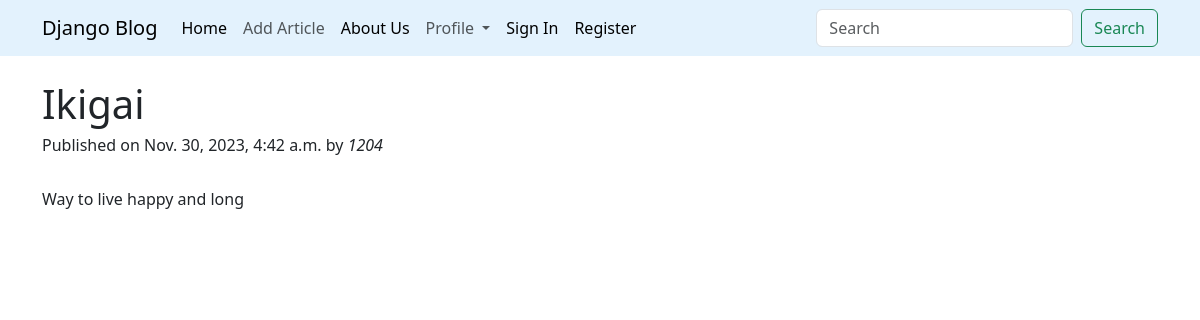
Page /articles/articles/ikigai/ on the committed database.
### articles/models.py (models this page shows, shortened)
class Article(models.Model):
    title = models.CharField(max_length=200)
    description = models.TextField()
    slug = models.SlugField(max_length=100, unique=True)
    published = models.DateTimeField(auto_now_add=True)
    author = models.ForeignKey(User, on_delete=models.CASCADE)

### articles/views.py (the view)
# urls.py: path('articles/<slug:slug>/', article_details, name='article_details'),
def article_details(request, slug):
    article = get_object_or_404(Article, slug=slug)
    return render(request, 'article_details.html', {'article': article})

### articles/templates/article_details.html (shortened to what this page needs)
{% extends 'base.html' %}
{% block body %}
<div class="container mt-4" >
    <h1> {{article.title}} </h1>
    <h6> Published on {{article.published}} by <i> {{article.author}}</i></h6>
    <br>
    <p>{{article.description}}</p>
</div>
{% endblock %}

### rows in the picture
Article: title "Ikigai", published "Nov. 30, 2023, 4:42 a.m.", author "1204", description "Way to live happy and long"
